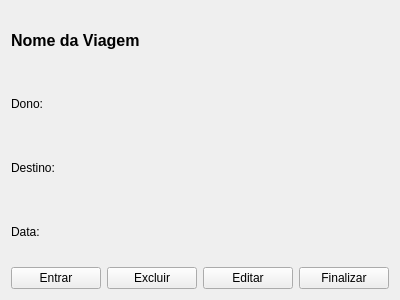
<?xml version="1.0" encoding="UTF-8"?>
<ui version="4.0">
 <class>ItemViagemWidget</class>
 <widget class="QWidget" name="ItemViagemWidget">
  <property name="geometry">
   <rect>
    <x>0</x>
    <y>0</y>
    <width>400</width>
    <height>300</height>
   </rect>
  </property>
  <property name="windowTitle">
   <string>Form</string>
  </property>
  <layout class="QVBoxLayout" name="verticalLayout">
   <item>
    <widget class="QLabel" name="lblNome">
     <property name="font">
      <font>
       <pointsize>12</pointsize>
       <bold>true</bold>
      </font>
     </property>
     <property name="text">
      <string>Nome da Viagem</string>
     </property>
    </widget>
   </item>
   <item>
    <widget class="QLabel" name="lblDono">
     <property name="text">
      <string>Dono:</string>
     </property>
    </widget>
   </item>
   <item>
    <widget class="QLabel" name="lblDestino">
     <property name="text">
      <string>Destino:</string>
     </property>
    </widget>
   </item>
   <item>
    <widget class="QLabel" name="lblData">
     <property name="text">
      <string>Data:</string>
     </property>
    </widget>
   </item>
   <item>
    <layout class="QHBoxLayout" name="horizontalLayout">
     <item>
      <widget class="QPushButton" name="btnEntrar">
       <property name="text">
        <string>Entrar</string>
       </property>
      </widget>
     </item>
     <item>
      <widget class="QPushButton" name="btnExcluir">
       <property name="text">
        <string>Excluir</string>
       </property>
      </widget>
     </item>
     <item>
      <widget class="QPushButton" name="btnEditar">
       <property name="text">
        <string>Editar</string>
       </property>
      </widget>
     </item>
     <item>
      <widget class="QPushButton" name="btnFinalizar">
       <property name="text">
        <string>Finalizar</string>
       </property>
      </widget>
     </item>
    </layout>
   </item>
  </layout>
 </widget>
 <resources/>
 <connections/>
</ui>
